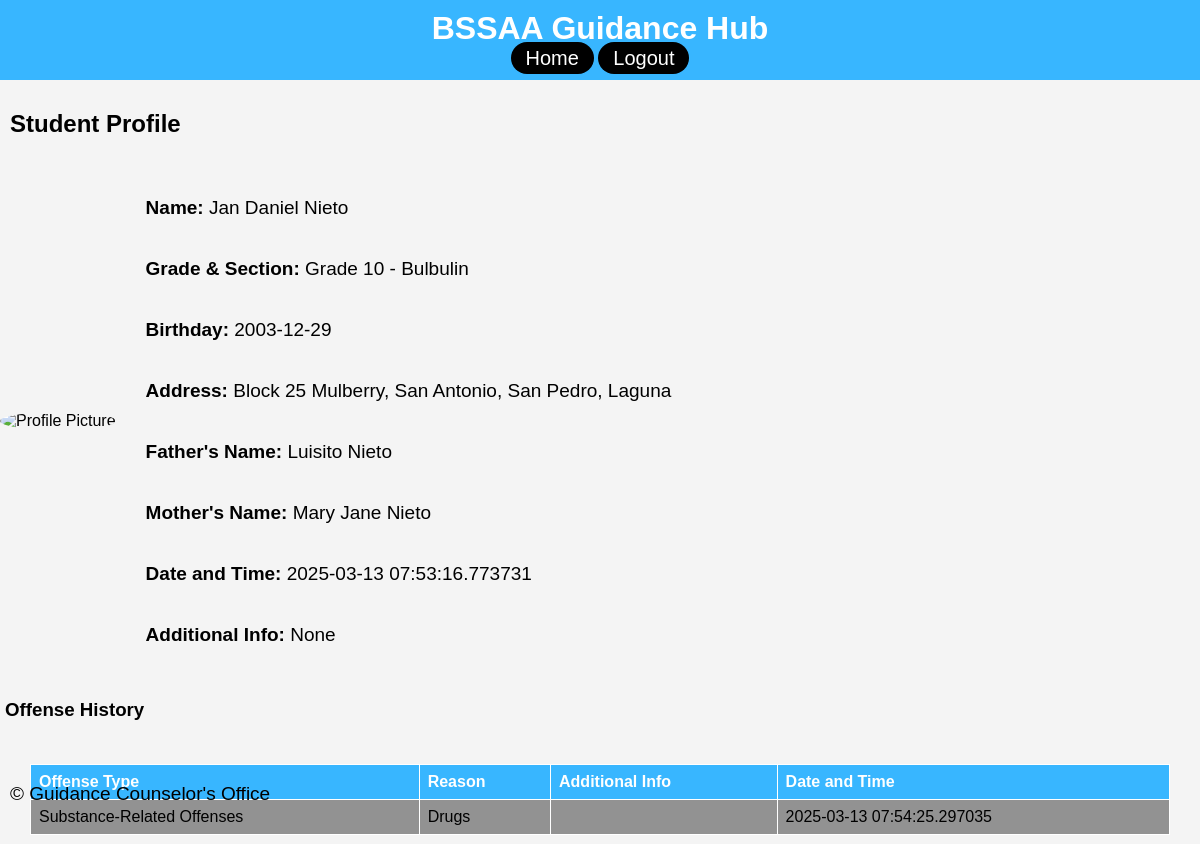
Page /view_profile/1 on the earlier database version.
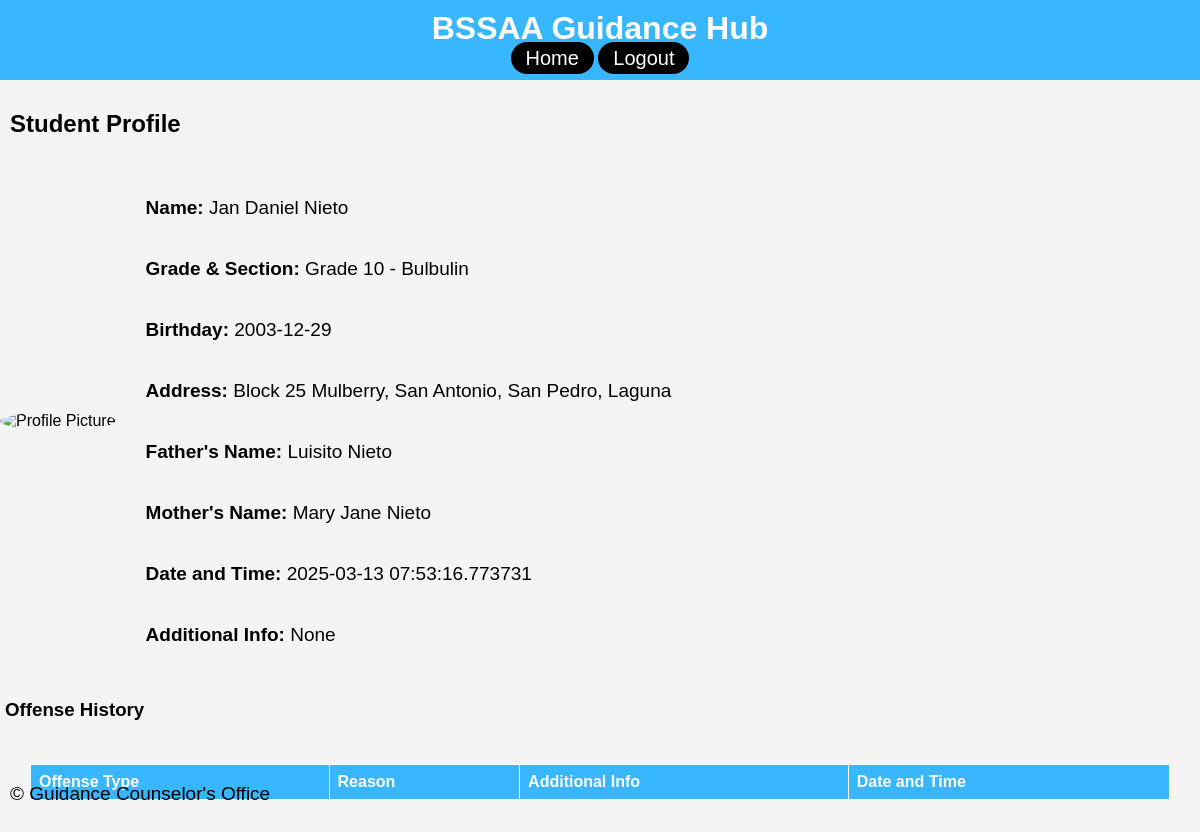
Same page on the later database version.
### app/models.py (models this page shows)
class OffenseRecord(db.Model):
    id = db.Column(db.Integer, primary_key=True)
    student_id = db.Column(db.Integer, db.ForeignKey('student_record.id'), nullable=False)
    offense_type = db.Column(db.String(100), nullable=False)
    reason = db.Column(db.String(200), nullable=False)
    additional_info = db.Column(db.Text, nullable=True)
    date_time = db.Column(db.DateTime, default=datetime.utcnow)

### app/routes.py (the view)
@main.route('/view_profile/<int:student_id>')
def view_profile(student_id):
    student = StudentRecord.query.get_or_404(student_id)
    offenses = OffenseRecord.query.filter_by(student_id=student_id).all()
    return render_template('profile.html', student=student, offenses=offenses)

### app/templates/profile.html
{% extends 'base.html' %}
{% block content %}
<h2>Student Profile</h2>
<div class="profile-container">
    <div class="profile-picture">
        <img src="{{ url_for('static', filename='images/profile_placeholder.png') }}" alt="Profile Picture">
    </div>
    <div class="profile-details">
        <p><strong>Name:</strong> {{ student.name }}</p>
        <p><strong>Grade & Section:</strong> {{ student.grade_section }}</p>
        <p><strong>Birthday:</strong> {{ student.birthdate }}</p>
        <p><strong>Address:</strong> {{ student.address_house_no }}, {{ student.address_barangay }}, {{ student.address_city }}, {{ student.address_province }}</p>
        <p><strong>Father's Name:</strong> {{ student.father_name }}</p>
        <p><strong>Mother's Name:</strong> {{ student.mother_name }}</p>
        <p><strong>Date and Time:</strong> {{ student.date_time }}</p>
        <p><strong>Additional Info:</strong> {{ student.additional_info }}</p>
    </div>
</div>
<h3>Offense History</h3>
<table>
    <tr>
        <th>Offense Type</th>
        <th>Reason</th>
        <th>Additional Info</th>
        <th>Date and Time</th>
    </tr>
    {% for offense in offenses %}
    <tr>
        <td>{{ offense.offense_type }}</td>
        <td>{{ offense.reason }}</td>
        <td>{{ offense.additional_info }}</td>
        <td>{{ offense.date_time }}</td>
    </tr>
    {% endfor %}
</table>
{% endblock %}

Differences in the rows shown:
removed OffenseRecord: offense_type "Substance-Related Offenses", reason "Drugs", date_time "2025-03-13 07:54:25.297035"
